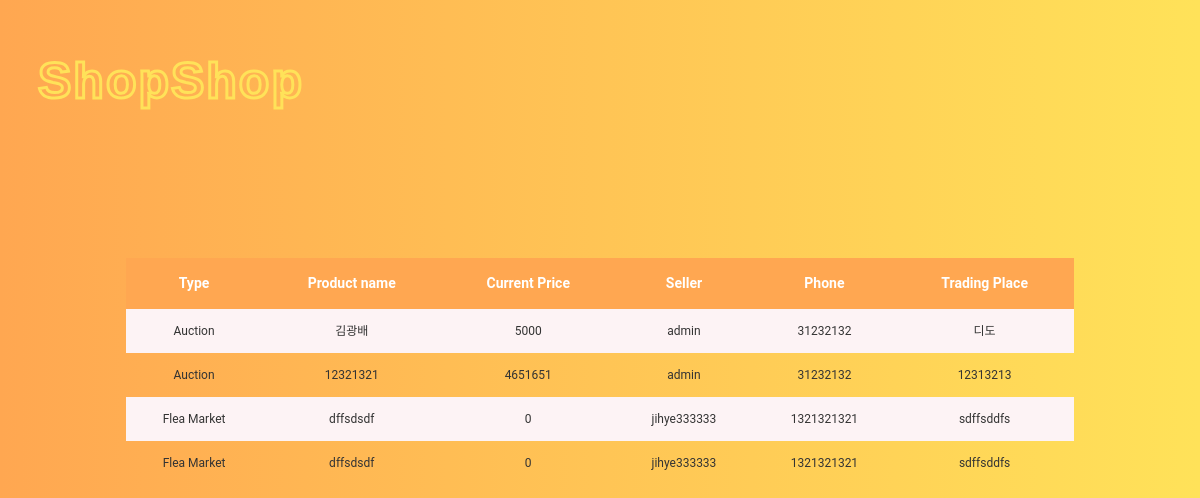
Screenshot of /wishlist/ (signed in) with the database file from the repository.
### home/models.py (models this page shows)
class Wishlist(models.Model):
	userid = models.ForeignKey(User, on_delete=models.CASCADE)
	pid = models.ForeignKey(Product, on_delete=models.CASCADE)

class Product(models.Model):
	SELLTYPES = (('F', 'Flea'), ('A', 'Auction'))
	selltype = models.CharField(max_length=1, default='F', choices=SELLTYPES)
	STATUSTYPES = (('S', 'Sold'), ('E', 'Expired'), ('R', 'Running')) # 팔림, 안팔림, 현재진행형
	statustype = models.CharField(max_length=1, default='R', choices=STATUSTYPES)
	EXPIREDATE = ((datetime.now() + timedelta(days=3), '3 Days'), (datetime.now() + timedelta(days=7), '7 days'),
	(datetime.now() + timedelta(days=30), '30 days'))
	expire = models.DateTimeField(default=datetime.now() + timedelta(days=1), choices=EXPIREDATE)
	highest_price = models.IntegerField(default=0) # auction이더라도 천장 가격 내면 바로 살 수 있게 하자
	basic_price =  models.IntegerField(default=0) #옥션이라도 최저가 쓰게 하자
	current_price = models.IntegerField(default=0) # 마지막 가격이기도 하지
	buyer = models.ForeignKey(User, on_delete=models.SET_NULL, related_name='buyer', null=True)
	seller = models.ForeignKey(User, on_delete=models.CASCADE, related_name='seller')
	pid = models.AutoField(primary_key=True)
	name = models.CharField(max_length=300)
	place = models.CharField(max_length=300)
	photo = models.ImageField(blank=True, null=True) #https://wayhome25.github.io/django/2017/05/10/media-file/
	category = models.ForeignKey(Category, on_delete=models.SET_NULL, null=True)
	explanation = models.CharField(max_length=1000, null=True) # string field 같은 게 있었나?? 찾아보기

class User(models.Model): # seller buyer 구분하지 말고 걍 둘다 가능하게 해
	rating = models.IntegerField(default=0)
	userid = models.CharField(max_length=20, primary_key=True)
	pw = models.CharField(max_length=20) # min length  같은 건 js 단에서 처리하기
	username = models.CharField(max_length=100)
	phone = models.CharField(max_length=30)

### home/views.py (the view)
# urls.py: path('wishlist/', views.wishlist, name='wishlist'),
def wishlist(request):
	userid = request.session.get('userid', False)
	if userid == False : # 로그인 안되어있으면
		return redirect('/login')
	wishlist = Wishlist.objects.filter(userid__userid=userid,pid__expire__gte=timezone.now())
	return render(request, 'home/wishlist.html', {'type':'wishlist','wishlist':wishlist})

### home/templates/home/wishlist.html (shortened to what this page needs)
{% load static %}
<!DOCTYPE html>
<html lang="en" dir="ltr">
  <head>
    <link rel="stylesheet" href="{% static 'home/style_product_list.css' %}">
  </head>
  <body>
        <header class="main_header">
          <h1>ShopShop</h1>
        </header>
    <table class="table-area">
    <thead>
    <tr>
      {% if type == "wishlist" %}
        <th scope="cols">Type</th>
        <th scope="cols">Product name</th>
        <th scope="cols">Current Price</th>
        <th scope="cols">Seller</th>
        <th scope="cols">Phone</th>
        <th scope="cols">Trading Place</th>
      {% else %}
      <th scope="cols">Product name</th>
      <th scope="cols">Current Price</th>
      <th scope="cols">Wish list Person</th>
      <th scope="cols">Status</th>
      <th scope="cols">History</th>
      {% endif %}
    </tr>
    </thead>
    <tbody>
      {% if type == "wishlist" %}
        {% for obj in wishlist %}
      <tr onclick="window.open('{% url 'detail' obj.pid.pid %}')">
        {% if forloop.counter|divisibleby:2 %}
        <td>
          {% if obj.pid.selltype == "A" %} Auction
          {% else %} Flea Market {% endif %}
        </td>
        <td> {{ obj.pid.name }} </td>
        <td> {{obj.pid.current_price}} </td>
        <td> {{ obj.pid.seller.username }} </td>
        <td> {{ obj.pid.seller.phone }} </td>
        <td> {{ obj.pid.place }} </td>
        {% else %}
        <td class=even>
            {% if obj.pid.selltype == "A" %} Auction
            {% else %} Flea Market {% endif %}
        </td>
        <td class=even> {{ obj.pid.name }} </td>
        <td class=even> {{obj.pid.current_price}} </td>
        <td class=even> {{ obj.pid.seller.username }} </td>
        <td class=even> {{ obj.pid.seller.phone }} </td>
        <td class=even> {{ obj.pid.place }} </td>
        {% endif %}
      </tr>
      {% endfor %}
      {% endif %}
    </tbody>
  </table>
  </body>
</html>

### home/static/home/style_product_list.css (style rules this page uses)
:root { --shadow: 0 1px 5px rgba(104, 104, 104, 0.8); }
body { background: #ffe259; background: -webkit-linear-gradient(to right, #ffa751, #ffe259); background: linear-gradient(to right, #ffa751, #ffe259); text-align: center; }
.main_header { text-align:left; font-size:25px; font-family:sans-serif; color:#ffe259; letter-spacing: 2px; padding: 10px 20px 40px 30px; -webkit-text-fill-color:transparent; -webkit-text-stroke-width:3px; }
table.table-area { font-family: "Roboto", sans-serif; border-collapse: collapse; width: 80%; text-align: center; line-height: 1.5; margin: 75px; margin-left: auto; margin-right: auto; }
table.table-area thead th { padding: 15px; font-weight: bold; vertical-align: top; color: #FFFFFF; background: #ffa751; margin: 20px 10px; font-size: 14px; }
table.table-area td { font-size: 12px; color: #333333; padding: 13px; vertical-align: top; }
table.table-area .even { background: #fdf3f5; }

### rows the page displays
Wishlist: shows "Auction", pid.name "김광배", pid.current_price "5000", pid.seller.username "admin", pid.seller.phone "31232132", pid.place "디도"
Wishlist: shows "Auction", pid.name "12321321", pid.current_price "4651651", pid.seller.username "admin", pid.seller.phone "31232132", pid.place "12313213"
Wishlist: shows "Flea Market", pid.name "dffsdsdf", pid.current_price "0", pid.seller.username "jihye333333", pid.seller.phone "1321321321", pid.place "sdffsddfs"
Wishlist: shows "Flea Market", pid.name "dffsdsdf", pid.current_price "0", pid.seller.username "jihye333333", pid.seller.phone "1321321321", pid.place "sdffsddfs"
